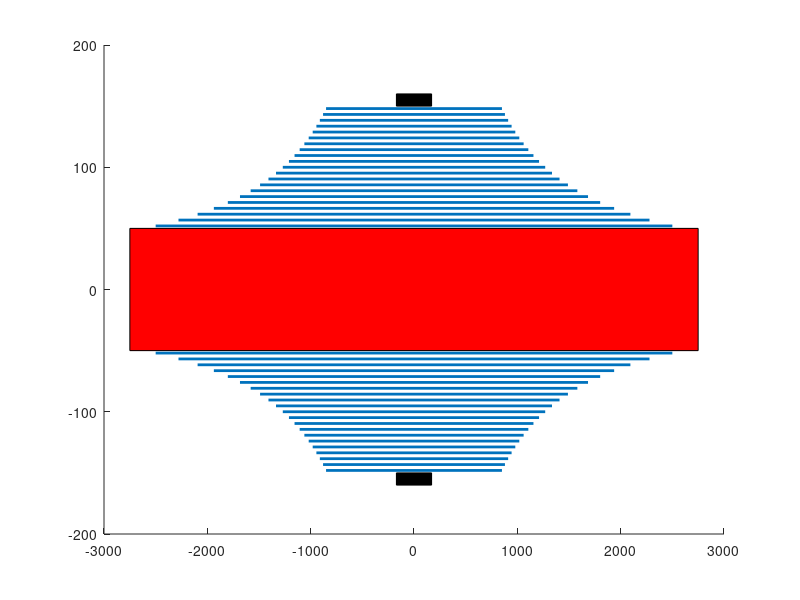
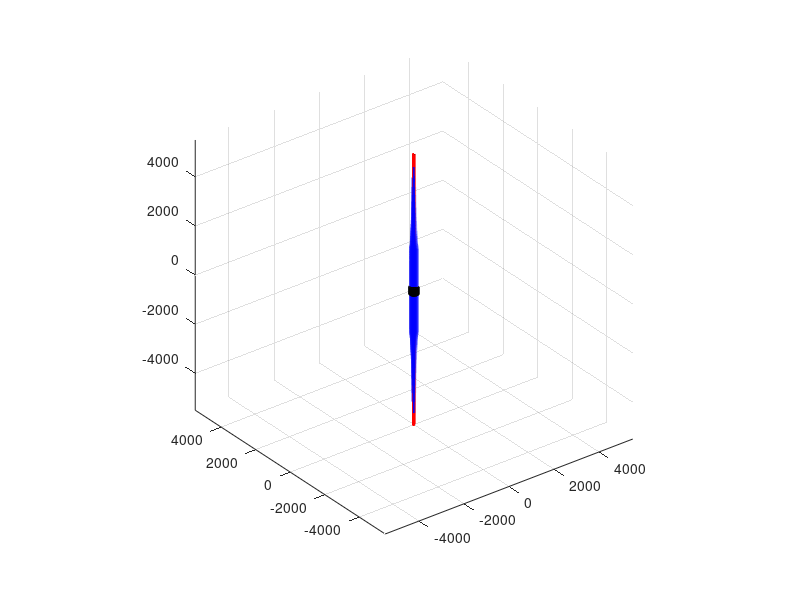

Recreate these plots in MATLAB, in order.
clc
close all
clear all
%%
% Declareing Given Variables 
Voltage = 275000;
Inner_diameter = 100; 
Outer_diameter = 300;
First_foil_length = 5000;
N = 21;
Foil_Thickness = 0.1;
First_Gap = 2;
Last_Gap  = 2;

%%
% Defining new variables
Del_Voltage = Voltage/N-1; %Voltage between each foil
Del_Radius = ((Outer_diameter- Inner_diameter)-2*(First_Gap+Last_Gap))/(2*(N-1)); % Spacing between each foil
%Initialise vectors (22 for 3D plotting)
L = zeros(1,N+1); 
Radius = zeros(1,N+1);

%%
% Calculation
L(1)=First_foil_length; %The forst foil is 5000mm and connected to the conductor, no capacitance between conductor and this foil
r0 = Inner_diameter/2; %Radius of the conductor
Radius(1)= Inner_diameter/2  + First_Gap; % Radial position of first foil = 52mm

%Calculate the radial positions of all foils
for i=2:N
    Radius(i)=Radius(i-1) + Del_Radius;
end

% Refer to Section 2.2 for an explanation of this assumption
L(2)= log(Radius(2)/Radius(1))* L(1) / log(Radius(1)/(Radius(1)-Del_Radius)) ;

%Follow the iterative formula
for i=3:N     
    L(i)= log(Radius(i-1)/Radius(i))* L(i-1) / log(Radius(i-2)/Radius(i-1));
end

%For plotting - add the outer shell
L(N+1)=L(N)-.9*L(N);
Radius(N+1)=Radius(N)+ Last_Gap;

%%
% Ploting
x=zeros(1,2*(N+1));
y=x;
j=1;
for i=1:2:2*(N+1)
    x(i)=L(j)/2;
    x(i+1)=-L(j)/2;
    y(i)=Radius(j);
    y(i+1)=Radius(j);
    j=j+1;
end
y2=-y;

% 2D Plot
figure
rect_H = rectangle('Position', [-1.1.*x(1),- r0, 2.2*x(1), 2*r0]); 
set(rect_H, 'FaceColor', 'r') 

for i=1:2:2*(N)
    hold on
    line(x(i:i+1), y(i:i+1), 'LineWidth',2)
    line(x(i:i+1), y2(i:i+1),'LineWidth',2)
    %axis equal
end
rect_H = rectangle('Position', [-L(N+1),Outer_diameter/2, 2*L(N+1), 10]); 
set(rect_H, 'FaceColor',[0, 0, 0])
rect_H = rectangle('Position', [-L(N+1),-10-Outer_diameter/2, 2*L(N+1), 10]); 
set(rect_H, 'FaceColor',[0, 0, 0])

% 3D Plot
K=50; scl=1; % Z direction scalling value for plotting
p= 6*N/3+1; %adjusting the Cut in the 3D shap
figure
R=[r0 r0];
[X,Y,Z] = cylinder(R,5*K);
Z(2, :) =( L(1)+ .1*L(1))*scl;
Z(1, :) = - scl* Z(2, :);
surf(X,Y,Z, 'FaceColor',[1,0,0],'EdgeColor', [1,0,0]);
for i=1:N
    hold on
    R=[Radius(i) Radius(i)];
    [X,Y,Z] = cylinder(R,K);
    Z(2,:)= L(i);
    Z(1,:)= -L(i);
    X = X(:,1:p);
    Y = Y(:,1:p);
    Z = Z(:,1:p)*scl;
    testsubject = surf(X,Y,Z); 
    set(testsubject,'FaceAlpha',0.8,'EdgeColor','b')
    axis equal
end
Ground=Radius(N+1)-1;
for i=1:30
    R=[Ground+i Ground+i];
    [X,Y,Z] = cylinder(R,K);
    Z(2, :) = L(N+1) *scl;
    Z(1, :) = - scl* Z(2, :);
    X = X(:,1:p);
    Y = Y(:,1:p);
    Z = Z(:,1:p)*scl;
    surf(X,Y,Z, 'FaceColor', [0,0,0],'EdgeColor',[0, 0, 0]);
end
camlight
lighting gouraud

% Saving results to file
FID = fopen('RadialVals21.tex', 'w');
fprintf(FID, '\\begin{table}[!htb]\n');
fprintf(FID, '\\caption{Radial Grading Calculations Results}\n');
fprintf(FID, '\\label{table:radialvals}\n');
fprintf(FID, '\\begin{center}\n');
fprintf(FID, '\\begin{tabular}{cc}\n');
fprintf(FID, '\\toprule\n');
fprintf(FID, '\\textbf{Radius(mm)} & \\textbf{Length(mm)} \\\\ \\toprule\n');
for i=1:N+1
    fprintf(FID, '%4.2f & %4.2f \\\\\n', Radius(i), L(i));
end 
fprintf(FID, '\\bottomrule\n');
fprintf(FID, '\\end{tabular}\n');
fprintf(FID, '\\end{center}\n');
fprintf(FID, '\\end{table}\n');
fclose(FID);



